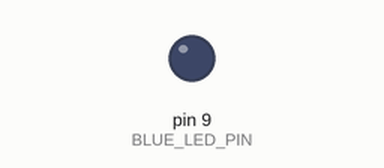
A sketch run on a simulated Arduino Uno, built with avr-gcc and run on an emulated ATmega328P. On the bench: output pins drawn as LEDs (lit = HIGH).

Above: at 0.05 s.
At 6.05 s:
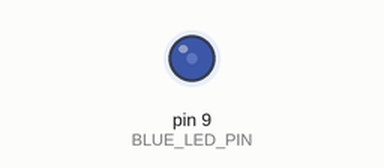
At 8.0 s:
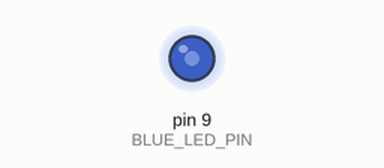
Timing chart, 0 to 10.4 s (numbered marks = the images above):
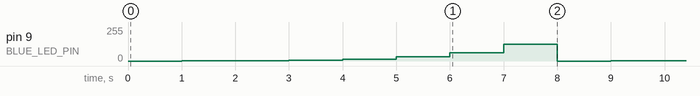

The sketch:

0905_led.ino
```cpp
#define BLUE_LED_PIN 9
int brightness = 0;
void toggleBlue();
bool blue_is_on = false;

void setup() {
  // put your setup code here, to run once:
  pinMode(BLUE_LED_PIN, OUTPUT);
}

void loop() {
  // put your main code here, to run repeatedly:
  //toggleBlue();
  analogWrite(BLUE_LED_PIN, brightness);
  delay(1000);
  brightness *= 2;
  brightness += 1;
  if (brightness > 127) brightness = 0;
}

void toggleBlue()
{
  digitalWrite(BLUE_LED_PIN, blue_is_on);
  blue_is_on = !blue_is_on;
}
```

Measured:
- by itself, pin 9 (BLUE_LED_PIN): repeats every 8.0 s: 3/255 1.0 s, 7/255 1.0 s, 15/255 1.0 s, 31/255 1.0 s, 63/255 1.0 s, 127/255 1.0 s, 0/255 1.0 s, 1/255 1.0 s
